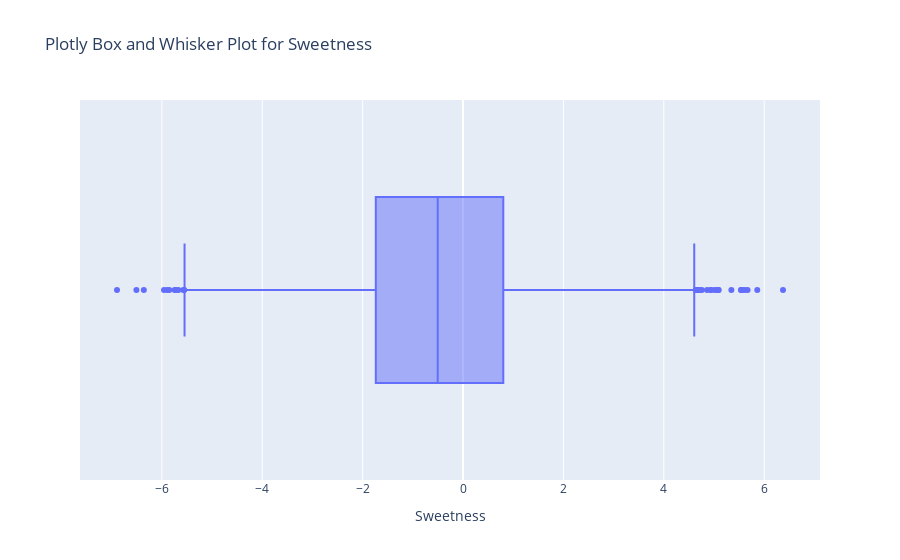

The notebook cell this image was saved under:
### Markdown cell above
### 3.7.3 Box and whisker plot using plotly

### Code cell
#Box and whisker plot using plotly
fig = px.box(second_df, x='Sweetness', title='Plotly Box and Whisker Plot for Sweetness')
fig.show()

### Figure 1 — Plotly figure (JSON) as saved in the notebook; plotly's stock layout.template omitted (floating-point values rounded to 4 significant figures; data arrays with more than 128 entries replaced by an {"elided": "..."} marker saying what was removed)
{"data": [{"alignmentgroup": "True", "hovertemplate": "Sweetness=%{x}<extra></extra>", "legendgroup": "", "marker": {"color": "#636efa"}, "name": "", "notched": false, "offsetgroup": "", "orientation": "h", "showlegend": false, "type": "box", "x": {"elided": "4001 float values"}, "x0": " ", "xaxis": "x", "y0": " ", "yaxis": "y"}], "layout": {"boxmode": "group", "legend": {"tracegroupgap": 0}, "title": {"text": "Plotly Box and Whisker Plot for Sweetness"}, "xaxis": {"anchor": "y", "domain": [0, 1], "title": {"text": "Sweetness"}}, "yaxis": {"anchor": "x", "domain": [0, 1]}}}
